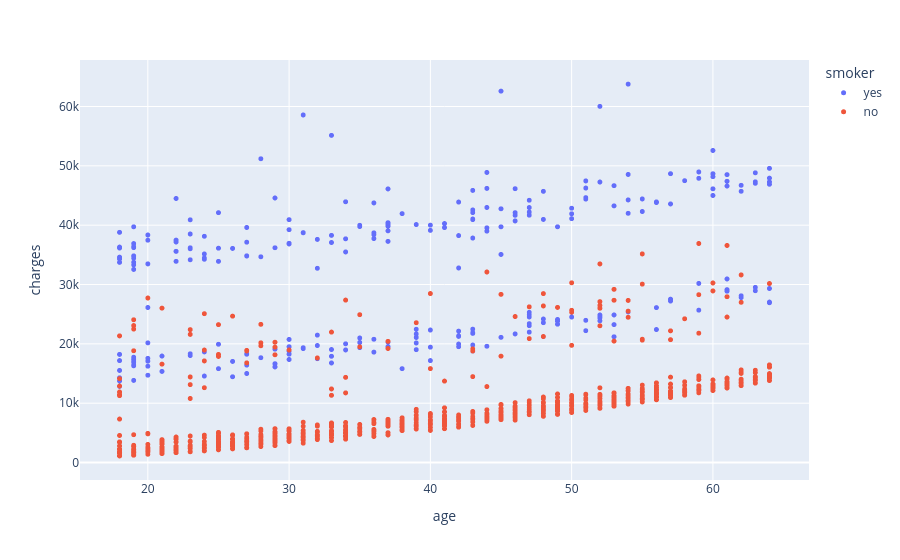

This figure's notebook cell:
### Code cell
fig = px.scatter(medical_df, x="age", y="charges",color="smoker")
fig.update_traces(marker_size=5)
fig.show()

### Figure 1 — Plotly figure (JSON) as saved in the notebook; plotly's stock layout.template omitted (floating-point values rounded to 4 significant figures; data arrays with more than 128 entries replaced by an {"elided": "..."} marker saying what was removed)
{"data": [{"hovertemplate": "smoker=yes<br>age=%{x}<br>charges=%{y}<extra></extra>", "legendgroup": "yes", "marker": {"color": "#636efa", "size": 5, "symbol": "circle"}, "mode": "markers", "name": "yes", "showlegend": true, "type": "scattergl", "x": {"elided": "274 int values"}, "xaxis": "x", "y": {"elided": "274 float values"}, "yaxis": "y"}, {"hovertemplate": "smoker=no<br>age=%{x}<br>charges=%{y}<extra></extra>", "legendgroup": "no", "marker": {"color": "#EF553B", "size": 5, "symbol": "circle"}, "mode": "markers", "name": "no", "showlegend": true, "type": "scattergl", "x": {"elided": "1064 int values"}, "xaxis": "x", "y": {"elided": "1064 float values"}, "yaxis": "y"}], "layout": {"legend": {"title": {"text": "smoker"}, "tracegroupgap": 0}, "margin": {"t": 60}, "xaxis": {"anchor": "y", "domain": [0, 1], "title": {"text": "age"}}, "yaxis": {"anchor": "x", "domain": [0, 1], "title": {"text": "charges"}}}}
